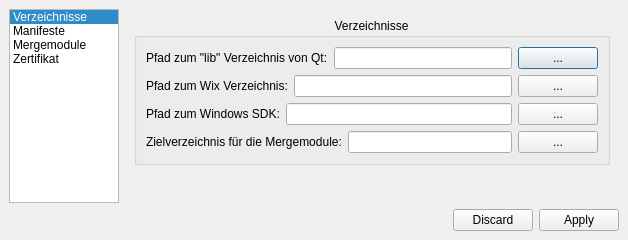
<ui version="4.0" >
 <author>Frank Büttner</author>
 <class>dlgEinstellungenBasis</class>
 <widget class="QDialog" name="dlgEinstellungenBasis" >
  <property name="geometry" >
   <rect>
    <x>0</x>
    <y>0</y>
    <width>628</width>
    <height>240</height>
   </rect>
  </property>
  <property name="windowTitle" >
   <string>Einstellungen</string>
  </property>
  <layout class="QVBoxLayout" >
   <property name="margin" >
    <number>9</number>
   </property>
   <property name="spacing" >
    <number>6</number>
   </property>
   <item>
    <layout class="QHBoxLayout" >
     <property name="margin" >
      <number>0</number>
     </property>
     <property name="spacing" >
      <number>6</number>
     </property>
     <item>
      <widget class="QListWidget" name="lstGruppe" >
       <property name="sizePolicy" >
        <sizepolicy>
         <hsizetype>3</hsizetype>
         <vsizetype>7</vsizetype>
         <horstretch>10</horstretch>
         <verstretch>0</verstretch>
        </sizepolicy>
       </property>
       <property name="minimumSize" >
        <size>
         <width>80</width>
         <height>0</height>
        </size>
       </property>
       <property name="sizeIncrement" >
        <size>
         <width>0</width>
         <height>0</height>
        </size>
       </property>
       <property name="currentRow" >
        <number>0</number>
       </property>
       <item>
        <property name="text" >
         <string>Verzeichnisse</string>
        </property>
       </item>
       <item>
        <property name="text" >
         <string>Manifeste</string>
        </property>
       </item>
       <item>
        <property name="text" >
         <string>Mergemodule</string>
        </property>
       </item>
       <item>
        <property name="text" >
         <string>Zertifikat</string>
        </property>
       </item>
      </widget>
     </item>
     <item>
      <widget class="QStackedWidget" name="staGruppe" >
       <property name="sizePolicy" >
        <sizepolicy>
         <hsizetype>5</hsizetype>
         <vsizetype>5</vsizetype>
         <horstretch>45</horstretch>
         <verstretch>0</verstretch>
        </sizepolicy>
       </property>
       <property name="currentIndex" >
        <number>0</number>
       </property>
       <widget class="QWidget" name="Verzeichnisse" >
        <layout class="QVBoxLayout" >
         <property name="margin" >
          <number>9</number>
         </property>
         <property name="spacing" >
          <number>6</number>
         </property>
         <item>
          <widget class="QGroupBox" name="groupBox" >
           <property name="title" >
            <string>Verzeichnisse</string>
           </property>
           <property name="alignment" >
            <set>Qt::AlignHCenter</set>
           </property>
           <layout class="QVBoxLayout" >
            <property name="margin" >
             <number>9</number>
            </property>
            <property name="spacing" >
             <number>6</number>
            </property>
            <item>
             <layout class="QHBoxLayout" >
              <property name="margin" >
               <number>0</number>
              </property>
              <property name="spacing" >
               <number>6</number>
              </property>
              <item>
               <widget class="QLabel" name="label" >
                <property name="text" >
                 <string>Pfad zum "lib" Verzeichnis von Qt:</string>
                </property>
               </widget>
              </item>
              <item>
               <widget class="QLineEdit" name="txtQtPfad" >
                <property name="sizePolicy" >
                 <sizepolicy>
                  <hsizetype>7</hsizetype>
                  <vsizetype>0</vsizetype>
                  <horstretch>255</horstretch>
                  <verstretch>0</verstretch>
                 </sizepolicy>
                </property>
               </widget>
              </item>
              <item>
               <widget class="QPushButton" name="sfQtPfadSuchen" >
                <property name="sizePolicy" >
                 <sizepolicy>
                  <hsizetype>1</hsizetype>
                  <vsizetype>0</vsizetype>
                  <horstretch>0</horstretch>
                  <verstretch>0</verstretch>
                 </sizepolicy>
                </property>
                <property name="minimumSize" >
                 <size>
                  <width>0</width>
                  <height>0</height>
                 </size>
                </property>
                <property name="baseSize" >
                 <size>
                  <width>0</width>
                  <height>0</height>
                 </size>
                </property>
                <property name="text" >
                 <string>...</string>
                </property>
               </widget>
              </item>
             </layout>
            </item>
            <item>
             <layout class="QHBoxLayout" >
              <property name="margin" >
               <number>0</number>
              </property>
              <property name="spacing" >
               <number>6</number>
              </property>
              <item>
               <widget class="QLabel" name="label_3" >
                <property name="text" >
                 <string>Pfad zum Wix Verzeichnis:</string>
                </property>
               </widget>
              </item>
              <item>
               <widget class="QLineEdit" name="txtWixPfad" >
                <property name="sizePolicy" >
                 <sizepolicy>
                  <hsizetype>7</hsizetype>
                  <vsizetype>0</vsizetype>
                  <horstretch>255</horstretch>
                  <verstretch>0</verstretch>
                 </sizepolicy>
                </property>
               </widget>
              </item>
              <item>
               <widget class="QPushButton" name="sfWixPfadSuchen" >
                <property name="text" >
                 <string>...</string>
                </property>
               </widget>
              </item>
             </layout>
            </item>
            <item>
             <layout class="QHBoxLayout" >
              <property name="margin" >
               <number>0</number>
              </property>
              <property name="spacing" >
               <number>6</number>
              </property>
              <item>
               <widget class="QLabel" name="label_8" >
                <property name="text" >
                 <string>Pfad zum Windows SDK:</string>
                </property>
               </widget>
              </item>
              <item>
               <widget class="QLineEdit" name="txtWindowsSDKPfad" >
                <property name="sizePolicy" >
                 <sizepolicy>
                  <hsizetype>7</hsizetype>
                  <vsizetype>0</vsizetype>
                  <horstretch>255</horstretch>
                  <verstretch>0</verstretch>
                 </sizepolicy>
                </property>
                <property name="toolTip" >
                 <string>Hier bitte den Pfad eingeben, wo sich die Werkzeuge aus dem Windows SDK befinden.</string>
                </property>
               </widget>
              </item>
              <item>
               <widget class="QPushButton" name="sfWindowsSDKPfadSuchen" >
                <property name="text" >
                 <string>...</string>
                </property>
               </widget>
              </item>
             </layout>
            </item>
            <item>
             <layout class="QHBoxLayout" >
              <property name="margin" >
               <number>0</number>
              </property>
              <property name="spacing" >
               <number>6</number>
              </property>
              <item>
               <widget class="QLabel" name="label_4" >
                <property name="text" >
                 <string>Zielverzeichnis für die Mergemodule:</string>
                </property>
               </widget>
              </item>
              <item>
               <widget class="QLineEdit" name="txtZielPfad" >
                <property name="sizePolicy" >
                 <sizepolicy>
                  <hsizetype>7</hsizetype>
                  <vsizetype>0</vsizetype>
                  <horstretch>255</horstretch>
                  <verstretch>0</verstretch>
                 </sizepolicy>
                </property>
               </widget>
              </item>
              <item>
               <widget class="QPushButton" name="sfZielpfadSuchen" >
                <property name="text" >
                 <string>...</string>
                </property>
               </widget>
              </item>
             </layout>
            </item>
           </layout>
          </widget>
         </item>
         <item>
          <spacer>
           <property name="orientation" >
            <enum>Qt::Vertical</enum>
           </property>
           <property name="sizeHint" >
            <size>
             <width>20</width>
             <height>40</height>
            </size>
           </property>
          </spacer>
         </item>
        </layout>
       </widget>
       <widget class="QWidget" name="Manifeste" >
        <layout class="QVBoxLayout" >
         <property name="margin" >
          <number>9</number>
         </property>
         <property name="spacing" >
          <number>6</number>
         </property>
         <item>
          <widget class="QGroupBox" name="groupBox_2" >
           <property name="title" >
            <string>Manifest</string>
           </property>
           <property name="alignment" >
            <set>Qt::AlignHCenter</set>
           </property>
           <layout class="QVBoxLayout" >
            <property name="margin" >
             <number>9</number>
            </property>
            <property name="spacing" >
             <number>6</number>
            </property>
            <item>
             <layout class="QHBoxLayout" >
              <property name="margin" >
               <number>0</number>
              </property>
              <property name="spacing" >
               <number>6</number>
              </property>
              <item>
               <widget class="QLabel" name="label_5" >
                <property name="text" >
                 <string>Name des Entwicklers/Firma:</string>
                </property>
               </widget>
              </item>
              <item>
               <widget class="QLineEdit" name="txtEntwicklername" >
                <property name="sizePolicy" >
                 <sizepolicy>
                  <hsizetype>7</hsizetype>
                  <vsizetype>0</vsizetype>
                  <horstretch>255</horstretch>
                  <verstretch>0</verstretch>
                 </sizepolicy>
                </property>
               </widget>
              </item>
             </layout>
            </item>
            <item>
             <layout class="QHBoxLayout" >
              <property name="margin" >
               <number>0</number>
              </property>
              <property name="spacing" >
               <number>6</number>
              </property>
              <item>
               <widget class="QLabel" name="label_6" >
                <property name="text" >
                 <string>Zielplatform:</string>
                </property>
               </widget>
              </item>
              <item>
               <widget class="QComboBox" name="awProzessor" >
                <property name="sizePolicy" >
                 <sizepolicy>
                  <hsizetype>5</hsizetype>
                  <vsizetype>0</vsizetype>
                  <horstretch>255</horstretch>
                  <verstretch>0</verstretch>
                 </sizepolicy>
                </property>
                <item>
                 <property name="text" >
                  <string>x86</string>
                 </property>
                </item>
                <item>
                 <property name="text" >
                  <string>x64</string>
                 </property>
                </item>
                <item>
                 <property name="text" >
                  <string>ia64</string>
                 </property>
                </item>
               </widget>
              </item>
             </layout>
            </item>
           </layout>
          </widget>
         </item>
         <item>
          <spacer>
           <property name="orientation" >
            <enum>Qt::Vertical</enum>
           </property>
           <property name="sizeHint" >
            <size>
             <width>20</width>
             <height>40</height>
            </size>
           </property>
          </spacer>
         </item>
        </layout>
       </widget>
       <widget class="QWidget" name="Mergemodule" >
        <layout class="QVBoxLayout" >
         <property name="margin" >
          <number>9</number>
         </property>
         <property name="spacing" >
          <number>6</number>
         </property>
         <item>
          <widget class="QGroupBox" name="groupBox_4" >
           <property name="title" >
            <string>Mergemodule</string>
           </property>
           <layout class="QVBoxLayout" >
            <property name="margin" >
             <number>9</number>
            </property>
            <property name="spacing" >
             <number>6</number>
            </property>
            <item>
             <layout class="QHBoxLayout" >
              <property name="margin" >
               <number>0</number>
              </property>
              <property name="spacing" >
               <number>6</number>
              </property>
              <item>
               <widget class="QLabel" name="label_9" >
                <property name="text" >
                 <string>Autor:</string>
                </property>
               </widget>
              </item>
              <item>
               <widget class="QLineEdit" name="txtMergemodulAutor" >
                <property name="sizePolicy" >
                 <sizepolicy>
                  <hsizetype>7</hsizetype>
                  <vsizetype>0</vsizetype>
                  <horstretch>255</horstretch>
                  <verstretch>0</verstretch>
                 </sizepolicy>
                </property>
               </widget>
              </item>
             </layout>
            </item>
           </layout>
          </widget>
         </item>
         <item>
          <spacer>
           <property name="orientation" >
            <enum>Qt::Vertical</enum>
           </property>
           <property name="sizeHint" >
            <size>
             <width>20</width>
             <height>40</height>
            </size>
           </property>
          </spacer>
         </item>
        </layout>
       </widget>
       <widget class="QWidget" name="Zertifikate" >
        <layout class="QVBoxLayout" >
         <property name="margin" >
          <number>9</number>
         </property>
         <property name="spacing" >
          <number>6</number>
         </property>
         <item>
          <widget class="QGroupBox" name="groupBox_3" >
           <property name="title" >
            <string>Zertifikat</string>
           </property>
           <property name="alignment" >
            <set>Qt::AlignHCenter</set>
           </property>
           <layout class="QVBoxLayout" >
            <property name="margin" >
             <number>9</number>
            </property>
            <property name="spacing" >
             <number>6</number>
            </property>
            <item>
             <layout class="QHBoxLayout" >
              <property name="margin" >
               <number>0</number>
              </property>
              <property name="spacing" >
               <number>6</number>
              </property>
              <item>
               <widget class="QLabel" name="label_7" >
                <property name="text" >
                 <string>Zu benutzendes Zertifikat:</string>
                </property>
               </widget>
              </item>
              <item>
               <widget class="QLineEdit" name="txtZertifikat" >
                <property name="sizePolicy" >
                 <sizepolicy>
                  <hsizetype>7</hsizetype>
                  <vsizetype>0</vsizetype>
                  <horstretch>255</horstretch>
                  <verstretch>0</verstretch>
                 </sizepolicy>
                </property>
                <property name="toolTip" >
                 <string>&lt;html>&lt;head>&lt;meta name="qrichtext" content="1" />&lt;style type="text/css">
p, li { white-space: pre-wrap; }
&lt;/style>&lt;/head>&lt;body style=" font-family:'MS Shell Dlg 2'; font-size:8.25pt; font-weight:400; font-style:normal; text-decoration:none;">
&lt;p style=" margin-top:0px; margin-bottom:0px; margin-left:0px; margin-right:0px; -qt-block-indent:0; text-indent:0px; font-size:8pt;">Dies ist der SHA-1 Fingerabdruck des Zertifikates.&lt;/p>
&lt;p style=" margin-top:0px; margin-bottom:0px; margin-left:0px; margin-right:0px; -qt-block-indent:0; text-indent:0px; font-size:8pt;">Damit wird das Zertifikat später identifiziert.&lt;/p>&lt;/body>&lt;/html></string>
                </property>
                <property name="readOnly" >
                 <bool>true</bool>
                </property>
               </widget>
              </item>
              <item>
               <widget class="QPushButton" name="sfZertifikatSuchen" >
                <property name="text" >
                 <string>...</string>
                </property>
               </widget>
              </item>
             </layout>
            </item>
            <item>
             <layout class="QHBoxLayout" >
              <property name="margin" >
               <number>0</number>
              </property>
              <property name="spacing" >
               <number>6</number>
              </property>
              <item>
               <widget class="QLabel" name="label_2" >
                <property name="text" >
                 <string>PublickeyToken:</string>
                </property>
               </widget>
              </item>
              <item>
               <widget class="QLineEdit" name="txtPublickeyToken" >
                <property name="sizePolicy" >
                 <sizepolicy>
                  <hsizetype>7</hsizetype>
                  <vsizetype>0</vsizetype>
                  <horstretch>255</horstretch>
                  <verstretch>0</verstretch>
                 </sizepolicy>
                </property>
                <property name="toolTip" >
                 <string>&lt;html>&lt;head>&lt;meta name="qrichtext" content="1" />&lt;style type="text/css">
p, li { white-space: pre-wrap; }
&lt;/style>&lt;/head>&lt;body style=" font-family:'MS Shell Dlg 2'; font-size:8.25pt; font-weight:400; font-style:normal; text-decoration:none;">
&lt;p style=" margin-top:0px; margin-bottom:0px; margin-left:0px; margin-right:0px; -qt-block-indent:0; text-indent:0px;">&lt;span style=" font-size:8pt;">Der publickeyToken läßt sich aus dem Zertifikat z.B. mit dem Programm &lt;/span>Pktextract aus dem Platform SDK ermitteln.&lt;/p>&lt;/body>&lt;/html></string>
                </property>
               </widget>
              </item>
             </layout>
            </item>
           </layout>
          </widget>
         </item>
         <item>
          <spacer>
           <property name="orientation" >
            <enum>Qt::Vertical</enum>
           </property>
           <property name="sizeHint" >
            <size>
             <width>20</width>
             <height>40</height>
            </size>
           </property>
          </spacer>
         </item>
        </layout>
       </widget>
      </widget>
     </item>
    </layout>
   </item>
   <item>
    <widget class="QDialogButtonBox" name="sfBox" >
     <property name="orientation" >
      <enum>Qt::Horizontal</enum>
     </property>
     <property name="standardButtons" >
      <set>QDialogButtonBox::Apply|QDialogButtonBox::Discard|QDialogButtonBox::NoButton</set>
     </property>
    </widget>
   </item>
  </layout>
 </widget>
 <resources/>
 <connections>
  <connection>
   <sender>lstGruppe</sender>
   <signal>currentRowChanged(int)</signal>
   <receiver>staGruppe</receiver>
   <slot>setCurrentIndex(int)</slot>
   <hints>
    <hint type="sourcelabel" >
     <x>103</x>
     <y>119</y>
    </hint>
    <hint type="destinationlabel" >
     <x>379</x>
     <y>140</y>
    </hint>
   </hints>
  </connection>
 </connections>
</ui>
